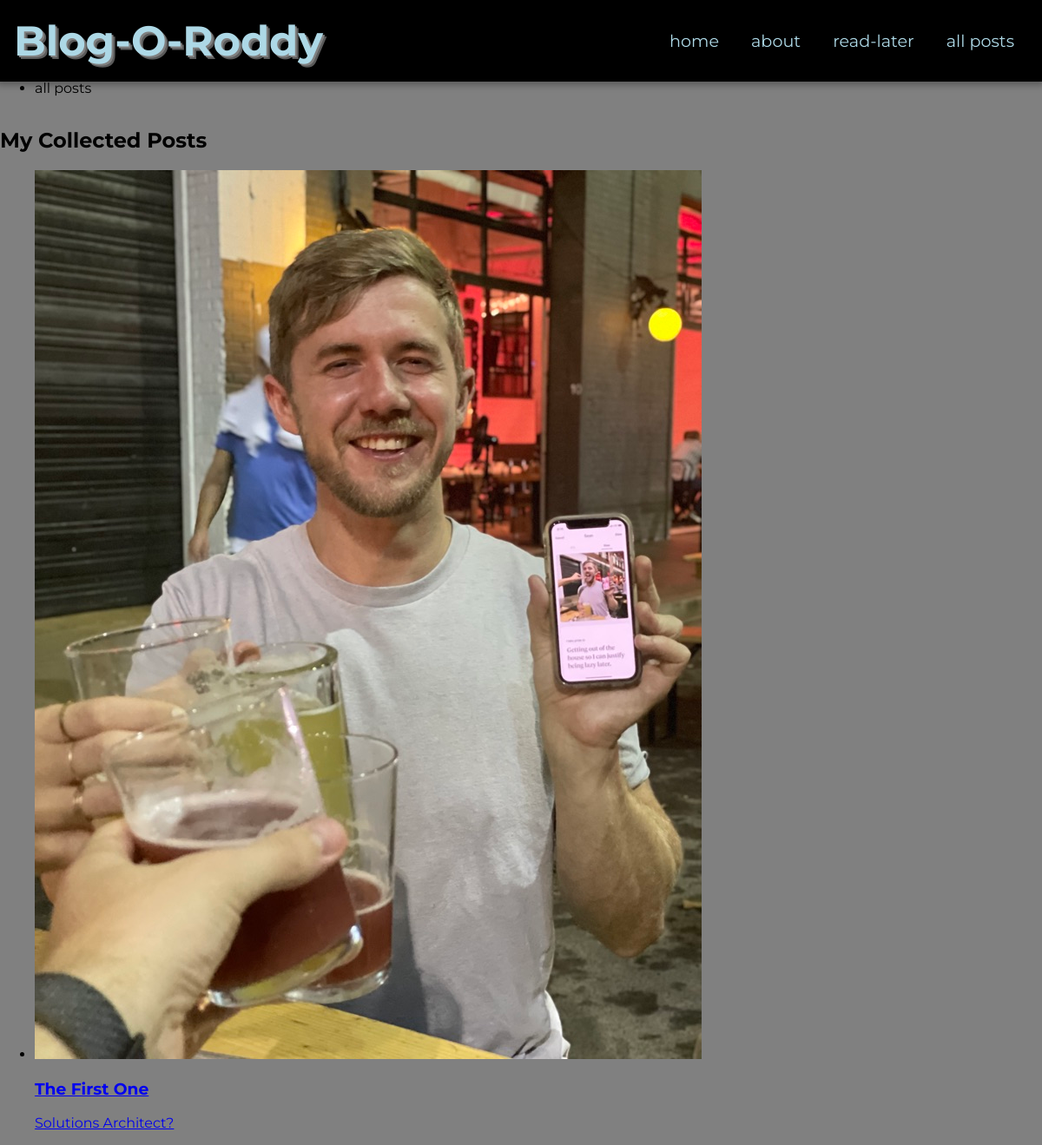
/posts/, run on the app's committed database.
### poster/models.py (models this page shows, shortened)
class Post(models.Model):
    title = models.CharField(max_length=200)
    excerpt = models.CharField(max_length=300)
    image = models.ImageField(upload_to="posts", null=True)
    date = models.DateField(auto_now=True)
    slug = models.SlugField(unique=True)
    content = models.TextField(validators=[MinLengthValidator(10)])
    author = models.ForeignKey(Author, on_delete=models.SET_NULL, null=True, related_name="posts")
    tags = models.ManyToManyField(Tag)

### poster/views.py (the view)
# urls.py: path("posts/", views.IndexView.as_view(), name="index"),
class IndexView(ListView):
    template_name = "poster/index.html"
    model = Post
    ordering = ["-date"]
    context_object_name = "posts"

### poster/templates/poster/index.html (shortened to what this page needs)
{% extends 'base.html' %}
{% load static %}
{% block content %}
<section id='all-posts'>
    <h2>My Collected Posts</h2>
    <ul>
        {% for post in posts %}
            {% include 'poster/partials/post.html' %}
        {% endfor %}
    </ul>
</section>
{% endblock  %}

### poster/templates/poster/partials/post.html
<li>
    <article class="post">
      <a href="{% url 'details' post.slug %}">
        <img src="{{ post.image.url }}" alt="{{posts.title}}" />
        <div class="post__content">
          <h3>{{ post.title }}</h3>
          <p>
            {{post.excerpt}}
          </p>
        </div>
      </a>
    </article>
  </li>

### poster/static/poster/base.css (style rules this page uses)
html, body { height: 100%; }
body { margin: 0; display: flex; flex-direction: column; font-family: "Montserrat", sans-serif; background: grey; }

### data on the page
Post: image (picture), title "The First One", excerpt "Solutions Architect?"
